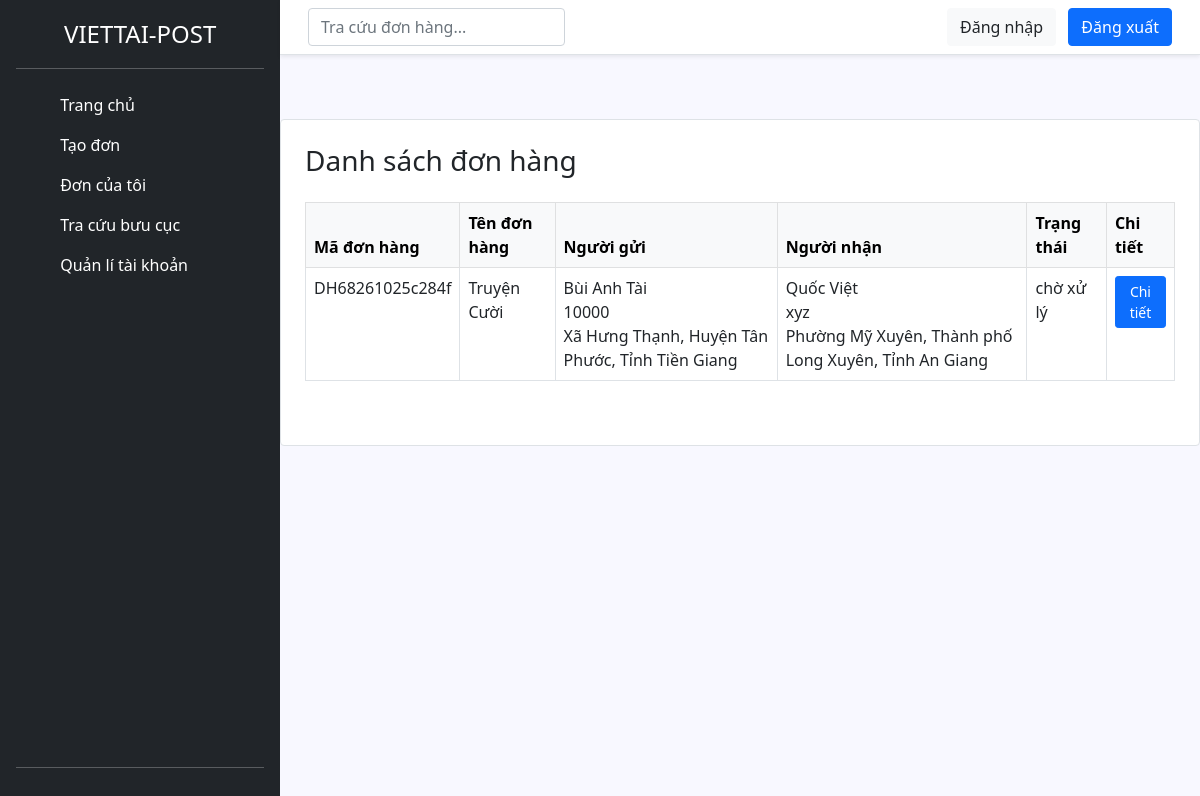
The app's page /don-hang.php, older data.
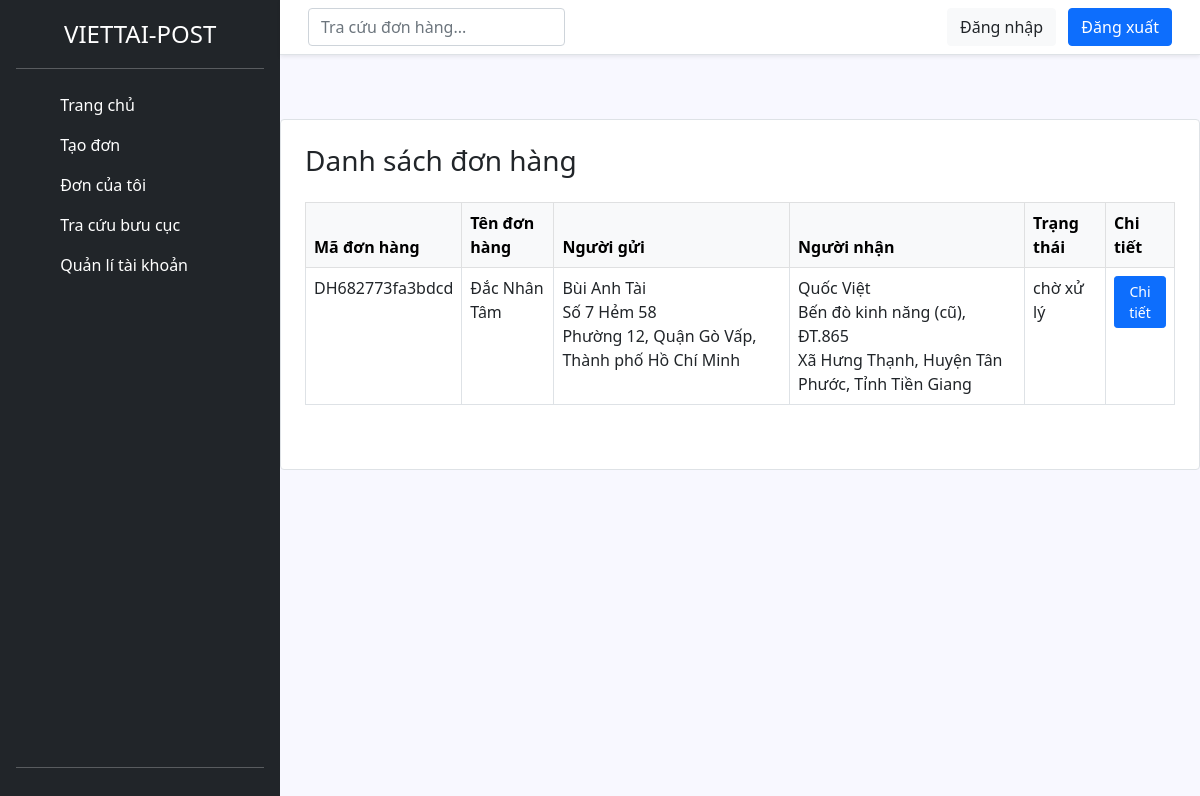
The same page, newer data.
### tables this page shows
CREATE TABLE `don_hang` (
  `ma_don_hang` varchar(50) NOT NULL,
  `ten_don_hang` varchar(50) NOT NULL,
  `so_luong` int(10) NOT NULL,
  `trong_luong` int(10) NOT NULL,
  `ten_nguoi_gui` varchar(100) DEFAULT NULL,
  `sdt_nguoi_gui` varchar(100) DEFAULT NULL,
  `ma_khach_hang` int(11) NOT NULL,
  `ten_nguoi_nhan` varchar(100) NOT NULL,
  `sdt_nguoi_nhan` varchar(20) DEFAULT NULL,
  `dia_chi_nguoi_gui` text NOT NULL,
  `dia_chi_nguoi_gui_mac_dinh` text NOT NULL,
  `lat_nguoi_gui` text DEFAULT NULL,
  `lng_nguoi_gui` text DEFAULT NULL,
  `dia_chi_nguoi_nhan` text DEFAULT NULL,
  `dia_chi_nguoi_nhan_mac_dinh` text NOT NULL,
  `lat_nguoi_nhan` text NOT NULL,
  `lng_nguoi_nhan` text DEFAULT NULL,
  `thu_ho` int(20) DEFAULT NULL,
  `trang_thai` enum('chờ xử lý','đang giao','đã giao','hủy') DEFAULT 'chờ xử lý',
  `phi_van_chuyen` int(10) DEFAULT 0,
  `nguoi_tra_phi` varchar(100) DEFAULT NULL,
  `ngay_tao` datetime DEFAULT current_timestamp(),
  `thoi_gian_hen_lay` varchar(50) NOT NULL,
  `ngay_giao_du_kien` text NOT NULL,
  `ghi_chu` text DEFAULT NULL
);

### controller/cls-khachhang.php (called while the page is built, shortened)
<?php
class clsKhachhang extends ConnectDB
{
    public function layDonHangKhachHang($ma_khach_hang)
    {
        $conn = $this->connect();
        $sql = "SELECT * FROM don_hang WHERE ma_khach_hang = ?";
        $stmt = $conn->prepare($sql);
        $stmt->execute([$ma_khach_hang]);
        return $stmt->fetchAll(PDO::FETCH_ASSOC);
    }
}
?>

### don-hang.php (the view, shortened to what this page needs)
<!DOCTYPE html>
<html lang="vi">
<head>
    <link rel="stylesheet" href="asset/css/bootstrap.min.css">
    <link rel="stylesheet" href="asset/css/style.css">
</head>
<?php
require_once 'controller/cls-khachhang.php';
$kh = new clsKhachhang();
$ma_khach_hang = 1;
$don_hangs = $kh->layDonHangKhachHang($ma_khach_hang);
?>
<body  class="d-flex">
    <?php
    require_once 'view/sidebar.php';
    ?>
    <div class="main-content">
    <?php
    require_once 'view/header.php';
    ?>
<div class="container px-4 pb-5 card border rounded-4 mt-5">
    <h3 class="mt-4">Danh sách đơn hàng</h3>
    <table class="table table-bordered table-hover mt-3">
        <thead class="table-light">
            <tr>
                <th>Mã đơn hàng</th>
                <th>Tên đơn hàng</th>
                <th>Người gửi</th>
                <th>Người nhận</th>
                <th>Trạng thái</th>
                <th>Chi tiết</th>
            </tr>
        </thead>
        <tbody>
            <?php foreach ($don_hangs as $don): ?>
            <tr>
                <td><?= $don['ma_don_hang'] ?></td>
                <td><?= $don['ten_don_hang'] ?></td>
                <td><?= $don['ten_nguoi_gui'] ?><br><?= $don['dia_chi_nguoi_gui'] ?><br><?= $don['dia_chi_nguoi_gui_mac_dinh'] ?></td>
                <td><?= $don['ten_nguoi_nhan'] ?><br><?= $don['dia_chi_nguoi_nhan'] ?><br><?= $don['dia_chi_nguoi_nhan_mac_dinh'] ?></td>
                <td><?= $don['trang_thai'] ?></td>
                <td>
                    <button type="button" class="btn btn-primary btn-sm" data-bs-toggle="modal" data-bs-target="#modal<?= $don['ma_don_hang'] ?>">
                        Chi tiết
                    </button>
                </td>
            </tr>
            <?php endforeach; ?>
        </tbody>
    </table>
</div>
</body>
</html>

### view/sidebar.php
<div class="d-flex flex-column flex-shrink-0 p-3 text-white bg-dark" style="width: 280px;">
    <a href="/" class="d-flex align-items-center mb-3 mb-md-0 me-md-auto text-white text-decoration-none">
      <svg class="bi me-2" width="40" height="32"><use xlink:href="#bootstrap"></use></svg>
      <span class="fs-4">VIETTAI-POST</span>
    </a>
    <hr>
    <ul class="nav nav-pills flex-column mb-auto">
      <li class="nav-item">
        <a href="trang-chu.php" class="nav-link text-white" aria-current="page">
          <svg class="bi me-2" width="16" height="16"><use xlink:href="#home"></use></svg>
          Trang chủ
        </a>
      </li>
      <li>
        <a href="tao-don.php" class="nav-link text-white">
          <svg class="bi me-2" width="16" height="16"><use xlink:href="#speedometer2"></use></svg>
          Tạo đơn
        </a>
      </li>
      <li>
        <a href="don-hang.php" class="nav-link text-white">
          <svg class="bi me-2" width="16" height="16"><use xlink:href="#table"></use></svg>
          Đơn của tôi
        </a>
      </li>
      <li>
        <a href="buu-cuc.php" class="nav-link text-white">
          <svg class="bi me-2" width="16" height="16"><use xlink:href="#grid"></use></svg>
          Tra cứu bưu cục
        </a>
      </li>
      <li>
        <a href="#" class="nav-link text-white">
          <svg class="bi me-2" width="16" height="16"><use xlink:href="#grid"></use></svg>
          Quản lí tài khoản
        </a>
      </li>
    </ul>
    <hr>
  </div>

### view/header.php
<div class="px-3 py-2 border-bottom mb-3 shadow-sm bg-white">
      <div class="container d-flex flex-wrap justify-content-center">
        <form class="col-12 col-lg-auto mb-2 mb-lg-0 me-lg-auto">
          <input type="search" class="form-control" placeholder="Tra cứu đơn hàng..." aria-label="Search">
        </form>
        <div class="text-end">
          <button type="button" class="btn btn-light text-dark me-2">Đăng nhập</button>
          <button type="button" class="btn btn-primary">Đăng xuất</button>
        </div>
      </div>
    </div>

### asset/css/style.css (style rules this page uses)
.main-content { width: calc(100% - 280px); min-height: 100vh; display: flex; flex-direction: column; }
body { background-color: ghostwhite; }

Row changes from the older to the newer data that the page shows:
removed don_hang: ma_don_hang "DH68261025c284f", ten_don_hang "Truyện Cười", ten_nguoi_gui "Bùi Anh Tài", dia_chi_nguoi_gui "10000", dia_chi_nguoi_gui_mac_dinh "Xã Hưng Thạnh, Huyện Tân Phước, Tỉnh Tiền Giang", ten_nguoi_nhan "Quốc Việt", dia_chi_nguoi_nhan "xyz", dia_chi_nguoi_nhan_mac_dinh "Phường Mỹ Xuyên, Thành phố Long Xuyên, Tỉnh An Giang", trang_thai "chờ xử lý"
added don_hang: ma_don_hang "DH682773fa3bdcd", ten_don_hang "Đắc Nhân Tâm", ten_nguoi_gui "Bùi Anh Tài", dia_chi_nguoi_gui "Số 7 Hẻm 58", dia_chi_nguoi_gui_mac_dinh "Phường 12, Quận Gò Vấp, Thành phố Hồ Chí Minh", ten_nguoi_nhan "Quốc Việt", dia_chi_nguoi_nhan "Bến đò kinh năng (cũ), ĐT.865", dia_chi_nguoi_nhan_mac_dinh "Xã Hưng Thạnh, Huyện Tân Phước, Tỉnh Tiền Giang", trang_thai "chờ xử lý"
